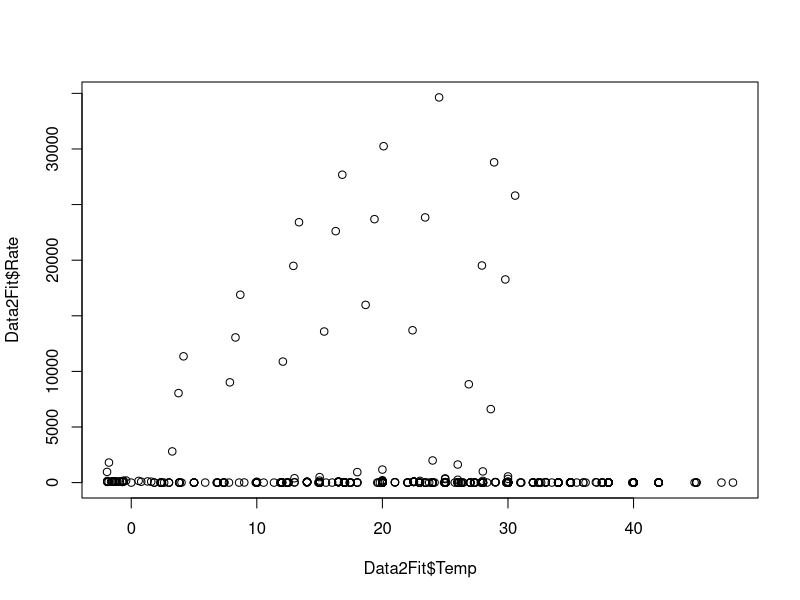

Recreate this plot in R. (Note: this script raises an error after producing the figure.)
#!/usr/bin/Rscript
# Author - Jacob Griffiths, jacob.griffiths18@imperial.ac.uk
# Date - Nov 2018

library("readxl")
library("ggplot2")
require("minpack.lm") 

options(repr.plot.width=6, repr.plot.height=5)

my_data <- read_excel("../Data/DeLong_data.xlsx", sheet = 1)

powMod <- function(x, a, b) {
    return(a * x^b)
}

#subset
#Data2Fit <- subset(my_Data,Suborder == "Anisoptera")
Data2Fit <- my_data[!is.na(my_data$Rate), ] # remove NA's
Data2Fit <- my_data[!is.na(my_data$Temp), ] # remove NA's

#plot
plot(Data2Fit$Temp, Data2Fit$Rate)

##model fitting
PowFit <- nlsLM(Rate ~ powMod(Temp, a, b), data = Data2Fit, start = list(a = .1, b = .1))
